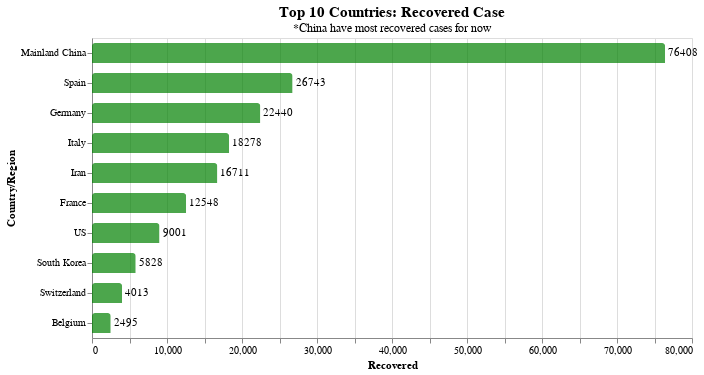

The code cell stored with this chart in its notebook:
### Code cell
bars = alt.Chart(countries_cases.sort_values('Recovered', ascending= False).head(10)).mark_bar(color='green',cornerRadiusTopLeft=3,
    cornerRadiusTopRight=3, size=20, opacity=0.7
).encode(
    x='Recovered:Q',
    y=alt.Y('Country/Region:O', sort='-x')
).properties(
    title={
    "text":['Top 10 Countries: Recovered Case'],
    "subtitle":['*China have most recovered cases for now'],
    "fontSize":15,
    "fontWeight": 'bold',
    "font":'Courier New',
    }
)

text = bars.mark_text(
    align='left',
    baseline='middle',
    dx=3  # Nudges text to right so it doesn't appear on top of the bar
).encode(
    text='Recovered:Q'    
)

(bars + text).properties( height=300, width=600)

### Figure 1 — Vega-Lite specification as saved in the notebook (floating-point values rounded to 4 significant figures)
{"config": {"view": {"continuousWidth": 400, "continuousHeight": 300}}, "layer": [{"mark": {"type": "bar", "color": "green", "cornerRadiusTopLeft": 3, "cornerRadiusTopRight": 3, "opacity": 0.7, "size": 20}, "encoding": {"x": {"type": "quantitative", "field": "Recovered"}, "y": {"type": "ordinal", "field": "Country/Region", "sort": "-x"}}, "title": {"text": ["Top 10 Countries: Recovered Case"], "subtitle": ["*China have most recovered cases for now"], "fontSize": 15, "fontWeight": "bold", "font": "Courier New"}}, {"mark": {"type": "text", "align": "left", "baseline": "middle", "dx": 3}, "encoding": {"text": {"type": "quantitative", "field": "Recovered"}, "x": {"type": "quantitative", "field": "Recovered"}, "y": {"type": "ordinal", "field": "Country/Region", "sort": "-x"}}, "title": {"text": ["Top 10 Countries: Recovered Case"], "subtitle": ["*China have most recovered cases for now"], "fontSize": 15, "fontWeight": "bold", "font": "Courier New"}}], "data": {"name": "data-e11d4e95d23a73f1b48bb1acc7c0874a"}, "height": 300, "width": 600, "$schema": "https://vega.github.io/schema/vega-lite/v4.0.2.json", "datasets": {"data-e11d4e95d23a73f1b48bb1acc7c0874a": [{"Country/Region": "Mainland China", "Confirmed": 81590.0, "Deaths": 3318.0, "Recovered": 76410.0, "Mortality Rate (per 100)": 4.07}, {"Country/Region": "Spain", "Confirmed": 112100.0, "Deaths": 10350.0, "Recovered": 26740.0, "Mortality Rate (per 100)": 9.23}, {"Country/Region": "Germany", "Confirmed": 84790.0, "Deaths": 1107.0, "Recovered": 22440.0, "Mortality Rate (per 100)": 1.31}, {"Country/Region": "Italy", "Confirmed": 115200.0, "Deaths": 13920.0, "Recovered": 18280.0, "Mortality Rate (per 100)": 12.07}, {"Country/Region": "Iran", "Confirmed": 50470.0, "Deaths": 3160.0, "Recovered": 16710.0, "Mortality Rate (per 100)": 6.26}, {"Country/Region": "France", "Confirmed": 59930.0, "Deaths": 5398.0, "Recovered": 12550.0, "Mortality Rate (per 100)": 9.01}, {"Country/Region": "US", "Confirmed": 243500.0, "Deaths": 5926.0, "Recovered": 9001.0, "Mortality Rate (per 100)": 2.43}, {"Country/Region": "South Korea", "Confirmed": 9976.0, "Deaths": 169.0, "Recovered": 5828.0, "Mortality Rate (per 100)": 1.69}, {"Country/Region": "Switzerland", "Confirmed": 18830.0, "Deaths": 536.0, "Recovered": 4013.0, "Mortality Rate (per 100)": 2.85}, {"Country/Region": "Belgium", "Confirmed": 15350.0, "Deaths": 1011.0, "Recovered": 2495.0, "Mortality Rate (per 100)": 6.59}]}}
